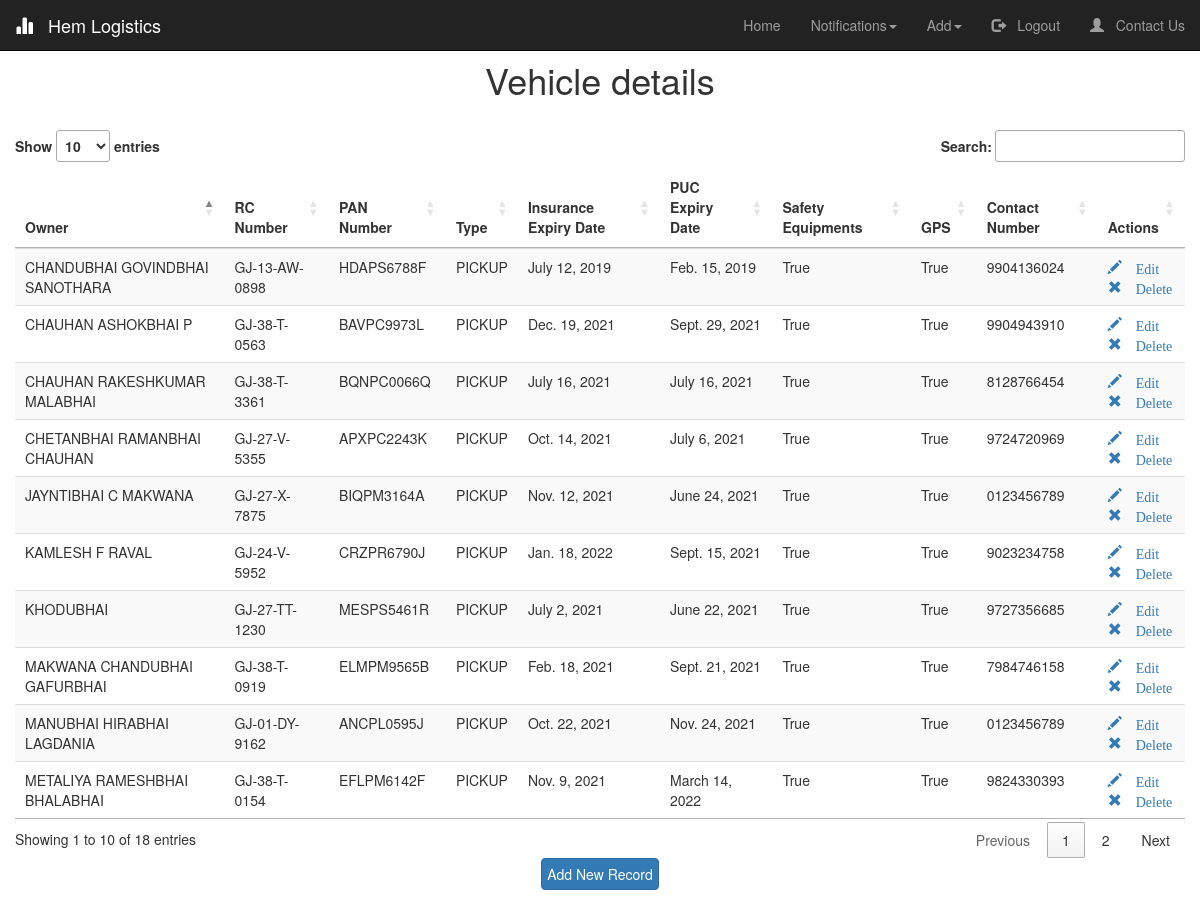
/Vehicle/ (signed in), run on the app's committed database.
### logistics/models.py (models this page shows, shortened)
class Vehicle(models.Model):
    Owner  = models.CharField(max_length=50, verbose_name="Owner's Name")
    RC_number = models.CharField(unique =True, verbose_name="RC Number", max_length=13, validators=[MinLengthValidator(12,message = "Invalid RC Number"), RegexValidator('([A-Z]{2})+-([0-9]{1})+-[A-Z]+-[0-9]{4}',message = "Use proper formatting")])
    PAN_number = models.CharField(verbose_name="PAN Number", max_length=10, validators=[MinLengthValidator(10,message = "Invalid PAN Number")])
    Type = models.CharField(verbose_name="Type of Vehicle", choices=TYPE_CHOICES, max_length=10)
    Other = models.CharField(blank = True,verbose_name='',max_length=10)
    Insurance_policy_number = models.CharField(max_length=25)
    PUC_expiry_date = models.DateField()
    Insurance_expiry_date = models.DateField(validators=[date_validate])#,input_formats = ['%d/%m/%Y'])
    Safety_equipments = models.BooleanField(default=False)
    GPS = models.BooleanField(default=False)
    Contact_number = models.CharField(max_length=10,validators=[MinLengthValidator(10,message = "Invalid Contact Number"),RegexValidator('([0-9]{10})',message="Should be numeric values only")])
    Notifications = models.BooleanField(verbose_name="Notifications Needed", default=True)
    Insurance_expired = models.BooleanField(default=False)
    PUC_expired = models.BooleanField(default=False)
    Available = models.BooleanField(default=True)

### logistics/views.py (the view)
# urls.py: path('Vehicle/', logistics_view.show_vehicle, name='show_vehicle'),
def show_vehicle(request):
	vehicle = Vehicle.objects.all()
	return render(request, 'show_vehicle.html', {'title':'Vehicle', 'vehicle':vehicle })

### logistics/templates/show_vehicle.html (shortened to what this page needs)
{% extends "index.html" %}
{% load crispy_forms_tags %}
{% block start %}
<link rel="stylesheet" type="text/css" href="https://cdn.datatables.net/1.10.24/css/jquery.dataTables.css">
<h1 style="text-align: center; padding-top: 20px;"> Vehicle details</h1>
<table id = "table" class="table table-striped">
    <thead class="thead-dark">
    <tr>
        <th >Owner</th>
        <th>RC Number</th>
        <th>PAN Number</th>
        <th>Type</th>
        <th>Insurance Expiry Date</th>
        <th>PUC Expiry Date</th>
        <th>Safety Equipments</th>
        <th>GPS</th>
        <th>Contact Number</th>
        {% if user.is_authenticated %}
        <th>Actions</th>
        {% endif %}
    </tr>
    </thead>
    <tbody>
{% for x in vehicle %}
    <tr>
        <td>{{ x.Owner }}</td>
        <td>{{ x.RC_number }}</td>
        <td>{{ x.PAN_number }}</td>
        <td id="{{ x.id }}">{{ x.Type }}</td>
        <td>{{ x.Insurance_expiry_date }}</td>
        <td>{{ x.PUC_expiry_date }}</td>
        <td>{{ x.Safety_equipments }}</td>
        <td>{{ x.GPS }}</td>
        <td>{{ x.Contact_number }}</td>
        {% if user.is_authenticated %}
        <td>
            <dt><a href="/edit_vehicle/{{ x.id }}"><span class="glyphicon glyphicon-pencil" > Edit</span></a></dt>
            <dt><a href="/delete_vehicle/{{ x.id }}"><span class="glyphicon glyphicon-remove" > Delete</span></a></dt>
        </td>
        {% endif %}
    </tr>
{% endfor %}
    </tbody>
</table>
{% if user.is_authenticated %}
    <center><a href="/Add Vehicle/" style="padding: 5px;" class="btn btn-primary">Add New Record</a></center>
{% endif %}
{% endblock start %}

### logistics/static/index.css (style rules this page uses)
* { margin: auto; position: relative; box-sizing: border-box; }

### data on the page
Vehicle: Owner "CHETANBHAI RAMANBHAI CHAUHAN", RC_number "GJ-27-V-5355", PAN_number "APXPC2243K", Type "PICKUP", Insurance_expiry_date "Oct. 14, 2021", PUC_expiry_date "July 6, 2021", Safety_equipments "True", GPS "True", Contact_number "9724720969"
Vehicle: Owner "KHODUBHAI", RC_number "GJ-27-TT-1230", PAN_number "MESPS5461R", Type "PICKUP", Insurance_expiry_date "July 2, 2021", PUC_expiry_date "June 22, 2021", Safety_equipments "True", GPS "True", Contact_number "9727356685"
Vehicle: Owner "CHAUHAN RAKESHKUMAR MALABHAI", RC_number "GJ-38-T-3361", PAN_number "BQNPC0066Q", Type "PICKUP", Insurance_expiry_date "July 16, 2021", PUC_expiry_date "July 16, 2021", Safety_equipments "True", GPS "True", Contact_number "8128766454"
Vehicle: Owner "JAYNTIBHAI C MAKWANA", RC_number "GJ-27-X-7875", PAN_number "BIQPM3164A", Type "PICKUP", Insurance_expiry_date "Nov. 12, 2021", PUC_expiry_date "June 24, 2021", Safety_equipments "True", GPS "True", Contact_number "0123456789"
Vehicle: Owner "MAKWANA CHANDUBHAI GAFURBHAI", RC_number "GJ-38-T-0919", PAN_number "ELMPM9565B", Type "PICKUP", Insurance_expiry_date "Feb. 18, 2021", PUC_expiry_date "Sept. 21, 2021", Safety_equipments "True", GPS "True", Contact_number "7984746158"
Vehicle: Owner "KAMLESH F RAVAL", RC_number "GJ-24-V-5952", PAN_number "CRZPR6790J", Type "PICKUP", Insurance_expiry_date "Jan. 18, 2022", PUC_expiry_date "Sept. 15, 2021", Safety_equipments "True", GPS "True", Contact_number "9023234758"
Vehicle: Owner "CHAUHAN ASHOKBHAI P", RC_number "GJ-38-T-0563", PAN_number "BAVPC9973L", Type "PICKUP", Insurance_expiry_date "Dec. 19, 2021", PUC_expiry_date "Sept. 29, 2021", Safety_equipments "True", GPS "True", Contact_number "9904943910"
Vehicle: Owner "MANUBHAI HIRABHAI LAGDANIA", RC_number "GJ-01-DY-9162", PAN_number "ANCPL0595J", Type "PICKUP", Insurance_expiry_date "Oct. 22, 2021", PUC_expiry_date "Nov. 24, 2021", Safety_equipments "True", GPS "True", Contact_number "0123456789"
Vehicle: Owner "METALIYA RAMESHBHAI BHALABHAI", RC_number "GJ-38-T-0154", PAN_number "EFLPM6142F", Type "PICKUP", Insurance_expiry_date "Nov. 9, 2021", PUC_expiry_date "March 14, 2022", Safety_equipments "True", GPS "True", Contact_number "9824330393"
Vehicle: Owner "CHANDUBHAI GOVINDBHAI SANOTHARA", RC_number "GJ-13-AW-0898", PAN_number "HDAPS6788F", Type "PICKUP", Insurance_expiry_date "July 12, 2019", PUC_expiry_date "Feb. 15, 2019", Safety_equipments "True", GPS "True", Contact_number "9904136024"
